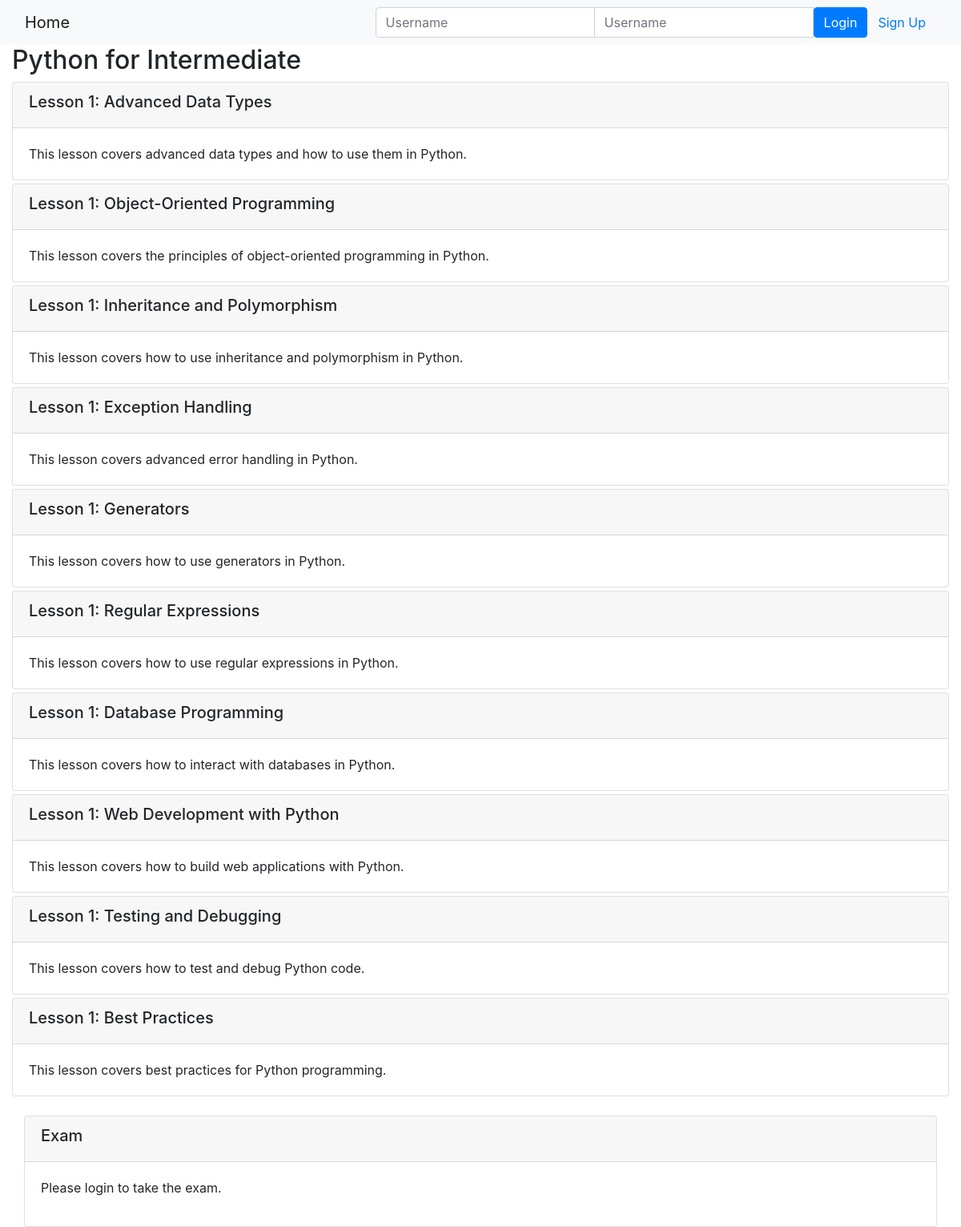
The page /onlinecourse/6/ on the database its author committed.
### onlinecourse/models.py (models this page shows, shortened)
class Course(models.Model):
    name = models.CharField(null=False, max_length=30, default='online course')
    image = models.ImageField(upload_to='course_images/')
    description = models.CharField(max_length=1000)
    pub_date = models.DateField(null=True)
    instructors = models.ManyToManyField(Instructor)
    users = models.ManyToManyField(settings.AUTH_USER_MODEL, through='Enrollment')
    total_enrollment = models.IntegerField(default=0)
    is_enrolled = False
    exam = models.BooleanField(default=False)

class Lesson(models.Model):
    title = models.CharField(max_length=200, default="title")
    order = models.IntegerField(default=0)
    course = models.ForeignKey(Course, on_delete=models.CASCADE)
    content = models.TextField()

### onlinecourse/views.py (the view)
# urls.py: path('<int:pk>/', views.CourseDetailView.as_view(), name='course_details'),
class CourseDetailView(generic.DetailView):
    model = Course
    template_name = 'onlinecourse/course_detail_bootstrap.html'
    def get_context_data(self, **kwargs):
        context = super().get_context_data(**kwargs)
        course = self.get_object()
        questions = Question.objects.filter(course=course)
        print("queste sono le domande" ,questions)
        context['questions'] = questions
        return context

### onlinecourse/templates/onlinecourse/course_detail_bootstrap.html (shortened to what this page needs)
<!DOCTYPE html>
<html lang="en">
<head>
     {% load static %}
    <link rel="stylesheet" href="https://maxcdn.bootstrapcdn.com/bootstrap/4.5.2/css/bootstrap.min.css">
</head>
<body>
    <nav class="navbar navbar-light bg-light">
        <div class="container-fluid">
            <div class="navbar-header">
                  <a class="navbar-brand" href="{% url 'onlinecourse:index' %}">Home</a>
            </div>
            <ul class="nav navbar-nav navbar-right">
                {% if user.is_authenticated %}
                <li>
                    <a class="btn btn-link" href="#">{{ user.first_name }}({{ user.username }})</a>
                    <a class="btn btn-link" href="{% url 'onlinecourse:logout' %}">Logout</a>
                </li>
                {% else %}
                <li>
                    <form class="form-inline" action="{% url 'onlinecourse:login' %}" method="post">
                        <div class="input-group">
                            <input type="text" class="form-control" placeholder="Username" name="username" >
                            <input type="password" class="form-control" placeholder="Username" name="psw" >
                            <button class="btn btn-primary" type="submit">Login</button>
                            <a class="btn btn-link" href="{% url 'onlinecourse:registration' %}">Sign Up</a>
                        </div>
                    </form>
                </li>
                {% endif %}
            </ul>
        </div>
    </nav>
    <div class="container-fluid">
            <h2>{{ course.name }}</h2>
            <div class="card-columns-vertical">
                {% for lesson in course.lesson_set.all %}
                    <div class="card mt-1">
                        <div class="card-header"><h5>Lesson {{lesson.order|add:1}}: {{lesson.title}}</h5></div>
                        <div class="card-body">{{lesson.content}}</div>
                    </div>
                {% endfor %}
            </div>
<div class="container-fluid mt-4">
    <div class="card">
        <div class="card-header">
            <h5>Exam</h5>
        </div>
        {% if user.is_authenticated %}
            <div class="card-body">
                {% if course.exam %}
                    <button type="button" class="btn btn-primary" data-toggle="collapse" data-target="#exam-collapse">Start Exam</button>
                    <div id="exam-collapse" class="collapse">
                        <form id="questionform" action="{% url 'onlinecourse:submit' course_id=course.id %}" method="post">
                            {% csrf_token %}
                            {% for question in questions %}
                            <div class="card mt-1">
                                <div class="card-header"><h5>{{ question.text }}</h5></div>
                                {% for choice in question.choice_set.all %}
                                <div class="form-group ml-3">
                                    <div class="form-check">
                                        <input type="checkbox" name="choice_{{ question.id }}_{{ choice.id }}" id="{{ question.id }}_{{ choice.id }}" class="form-check-input" value="{{ choice.id }}">
                                        <label class="form-check-label" for="{{ question.id }}_{{ choice.id }}">
                                            {{ choice.text }}
                                        </label>
                                    </div>
                                </div>
                                {% endfor %}
                            </div>
                            {% endfor %}
                            <input class="btn btn-success btn-block" type="submit" value="Submit">
                        </form>
                    </div>
                {% else %}
                    <p>There is no exam for this course.</p>
                {% endif %}
            </div>
        {% else %}
            <div class="card-body">
                <p>Please login to take the exam.</p>
            </div>
        {% endif %}
    </div>
</div>
    </div>
</body>
</html>

### rows shown on the page
Course: name "Python for Intermediate"
Lesson: order|add "1", title "Advanced Data Types", content "This lesson covers advanced data types and how to use them in Python."
Lesson: order|add "1", title "Object-Oriented Programming", content "This lesson covers the principles of object-oriented programming in Python."
Lesson: order|add "1", title "Inheritance and Polymorphism", content "This lesson covers how to use inheritance and polymorphism in Python."
Lesson: order|add "1", title "Exception Handling", content "This lesson covers advanced error handling in Python."
Lesson: order|add "1", title "Generators", content "This lesson covers how to use generators in Python."
Lesson: order|add "1", title "Regular Expressions", content "This lesson covers how to use regular expressions in Python."
Lesson: order|add "1", title "Database Programming", content "This lesson covers how to interact with databases in Python."
Lesson: order|add "1", title "Web Development with Python", content "This lesson covers how to build web applications with Python."
Lesson: order|add "1", title "Testing and Debugging", content "This lesson covers how to test and debug Python code."
Lesson: order|add "1", title "Best Practices", content "This lesson covers best practices for Python programming."
